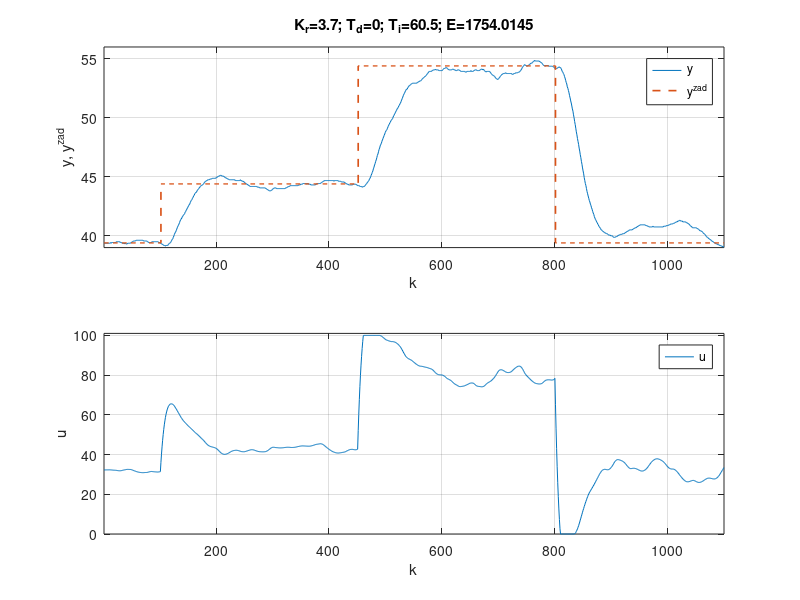

Write MATLAB code to recreate this figure. (Note: this script raises an error after producing the figure.)
addpath('../../../matlab2tikz-master/src/');
outputFile = '../../doc/lab/figure/zad3DMC.tex';


load('dataDMC.mat')
start_ = 650;
end_ = 1750;

u = u(start_:end_);
y = y(start_:end_);
yzad = yzad(start_:end_);

E = sum(abs(yzad-y))/length(y)*1000;
x = 1:length(u);

figure(1);

subplot(2,1,1);
hold on;
plot(x,y);
stairs(x,yzad, '--','Linewidth', 1.2);
xlim([min(x) max(x)]);
title(strcat('K_r= ',num2str(Kr),'; T_d= ',num2str(Td),'; T_i= ',num2str(Ti), '; E= ', num2str(E)));
xlabel('k');
ylabel('y, y^{zad}');
legend('y', 'y^{zad}', 'Location', 'NorthEast');
ylim([floor(min(y)) ceil(0.5+max(y))]);
grid on;
box on;

subplot(2,1,2);
hold on;
plot(x,u);
xlim([min(x) max(x)]);
%title('y');
xlabel('k');
ylabel('u');
legend('u', 'Location', 'NorthEast');
ylim([floor(min(u)) ceil(0.5+max(u))]);
grid on;
box on;

% dwie linijki poni�ej zapewniaj� poprawne ustawienie wykresu w pdf-ie
% oraz pozwalaj� nazwa� wykres pod spodem
%beforeFigure = [sprintf('\\begin{figure}[H] \n\\centering')];
%afterFigure = [sprintf('\\caption{%s}\n\\end{figure}', title)];

matlab2tikz(outputFile, ...
    'showInfo', false, ...
    'encoding', 'UTF-8');
%    'extraCode', beforeFigure, ...
%    'extraCodeAtEnd', afterFigure);
hold off;
%close(1)
